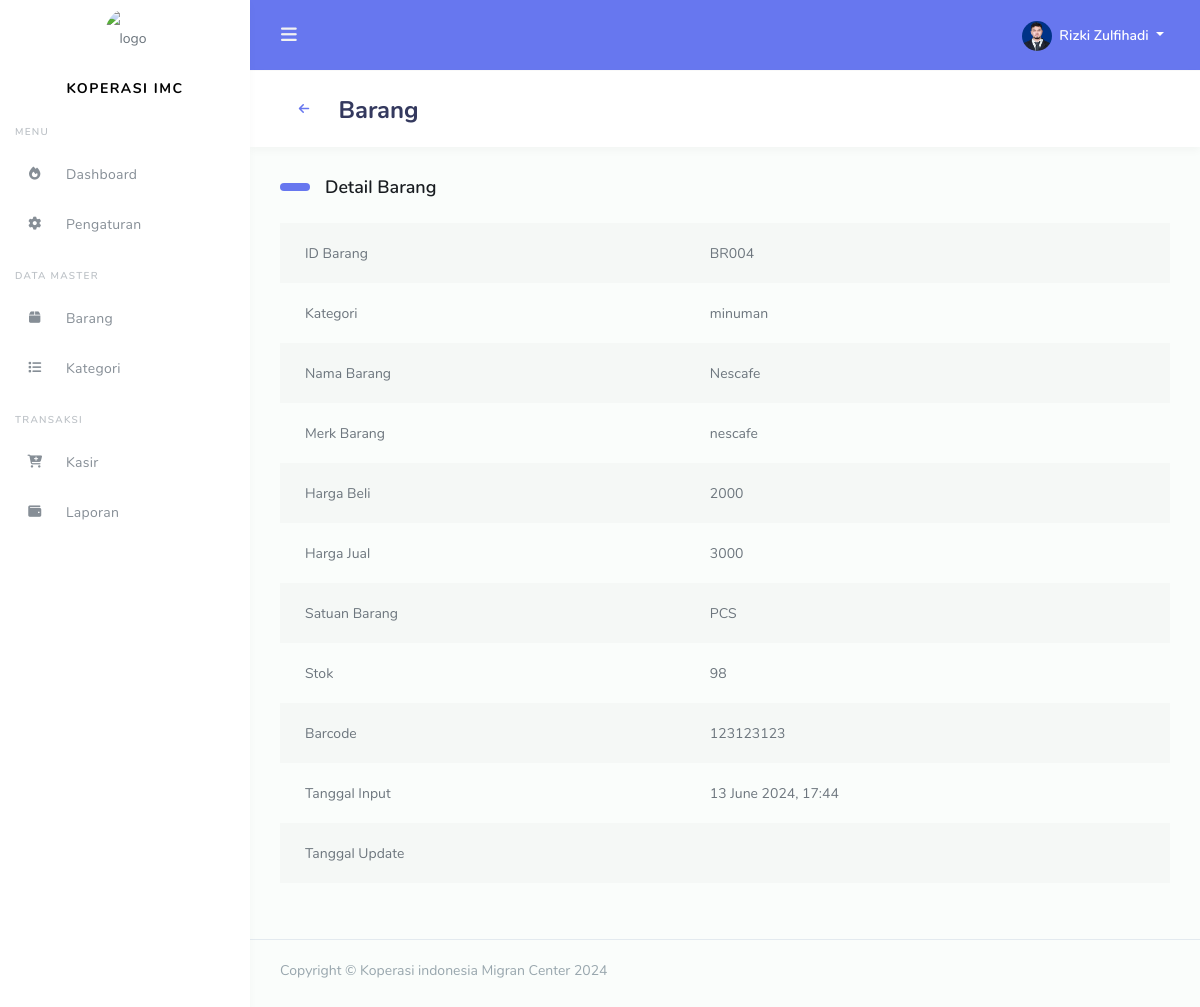
/index.php?page=barang/details&barang=BR004 (signed in), run on the app's committed database.
### tables this page shows
CREATE TABLE `member` (
  `id_member` int(11) NOT NULL,
  `nm_member` varchar(255) NOT NULL,
  `alamat_member` text NOT NULL,
  `telepon` varchar(255) NOT NULL,
  `email` varchar(255) NOT NULL,
  `gambar` text NOT NULL,
  `NIK` text NOT NULL
);

CREATE TABLE `barang` (
  `id` int(11) NOT NULL,
  `id_barang` varchar(255) NOT NULL,
  `id_kategori` int(11) NOT NULL,
  `nama_barang` text NOT NULL,
  `merk` varchar(255) NOT NULL,
  `harga_beli` varchar(255) NOT NULL,
  `harga_jual` varchar(255) NOT NULL,
  `satuan_barang` varchar(255) NOT NULL,
  `stok` text NOT NULL,
  `barcode` varchar(20) NOT NULL,
  `tgl_input` varchar(255) NOT NULL,
  `tgl_update` varchar(255) DEFAULT NULL
);

CREATE TABLE `kategori` (
  `id_kategori` int(11) NOT NULL,
  `nama_kategori` varchar(255) NOT NULL,
  `tgl_input` varchar(255) NOT NULL
);

### admin/module/barang/details/index.php (the view, shortened to what this page needs)
<?php
$id = $_GET['barang'];
$hasil = $lihat->barang_edit($id);
?>
<div class="main-content">
  <section class="section" id="hasil-pencarian">
    <div class="section-header">
      <div class="section-header-back">
        <a href="index.php?page=barang" class="btn btn-icon"><i class="fas fa-arrow-left"></i></a>
      </div>
      <h1>Barang</h1>
    </div>
    <div class="section-body">
      <h2 class="section-title">Detail Barang</h2>
      <div class="table-responsive">
        <table class="table table-striped">
          <tr>
            <td>ID Barang</td>
            <td><?php echo $hasil['id_barang']; ?></td>
          </tr>
          <tr>
            <td>Kategori</td>
            <td><?php echo $hasil['nama_kategori']; ?></td>
          </tr>
          <tr>
            <td>Nama Barang</td>
            <td><?php echo $hasil['nama_barang']; ?></td>
          </tr>
          <tr>
            <td>Merk Barang</td>
            <td><?php echo $hasil['merk']; ?></td>
          </tr>
          <tr>
            <td>Harga Beli</td>
            <td><?php echo $hasil['harga_beli']; ?></td>
          </tr>
          <tr>
            <td>Harga Jual</td>
            <td><?php echo $hasil['harga_jual']; ?></td>
          </tr>
          <tr>
            <td>Satuan Barang</td>
            <td><?php echo $hasil['satuan_barang']; ?></td>
          </tr>
          <tr>
            <td>Stok</td>
            <td><?php echo $hasil['stok']; ?></td>
          </tr>
          <tr>
            <td>Barcode</td>
            <td><?php echo $hasil['barcode']; ?></td>
          </tr>
          <tr>
            <td>Tanggal Input</td>
            <td><?php echo $hasil['tgl_input']; ?></td>
          </tr>
          <tr>
            <td>Tanggal Update</td>
            <td><?php echo $hasil['tgl_update']; ?></td>
          </tr>
        </table>
      </div>
    </div>
  </section>
</div>
<footer class="main-footer">
  <div class="footer-left">
    Copyright &copy; Koperasi indonesia Migran Center 2024
  </div>
</footer>

### admin/template/sidebar.php (shortened to what this page needs)
<?php
$id = $_SESSION['admin']['id_member'];
$hasil_profil = $lihat->member_edit($id);
?>
<div id="app">
    <div class="main-wrapper main-wrapper-1">
        <div class="navbar-bg"></div>
        <nav class="navbar navbar-expand-lg main-navbar">
            <form class="form-inline mr-auto">
                <ul class="navbar-nav mr-3">
                    <li><a href="#" data-toggle="sidebar" class="nav-link nav-link-lg"><i class="fas fa-bars"></i></a></li>
                </ul>
            </form>
            <ul class="navbar-nav navbar-right">
                <li class="dropdown"><a href="#" data-toggle="dropdown" class="nav-link dropdown-toggle nav-link-lg nav-link-user">
                        <img alt="image" src="assets/img/user/<?php echo $hasil_profil['gambar']; ?>" class="rounded-circle mr-1">
                        <div class="d-sm-none d-lg-inline-block"><?php echo $hasil_profil['nm_member']; ?></div>
                    </a>
                </li>
            </ul>
        </nav>
        <div class="main-sidebar sidebar-style-2">
            <aside id="sidebar-wrapper">
                <div class="sidebar-brand">
                <div class="mt-2">
					<img src="assets/img/logo-koperasi.png" alt="logo" width="80" class=" rounded-circle">
                    <a href="index.php" class="d-block" style="line-height: 40px;"> Koperasi IMC</a>
				</div>
                </div>
                <ul class="sidebar-menu mt-3">
                    <li class="menu-header">Menu</li>
                    <li class="<?php echo ($_GET['page'] == '') ? 'active' : ''; ?>"><a class="nav-link" href="index.php"><i class="fas fa-fire"></i> <span>Dashboard</span></a></li>
                    <li class="<?php echo ($_GET['page'] == 'pengaturan') ? 'active' : ''; ?>"><a class="nav-link" href="index.php?page=pengaturan"><i class="fas fa-solid fa-gear"></i></i> <span>Pengaturan</span></a></li>
                    <li class="menu-header">Data Master</li>
                    <li class="<?php echo ($_GET['page'] == 'barang') ? 'active' : ''; ?>"><a class="nav-link" href="index.php?page=barang"><i class="fas fa-solid fa-box"></i> <span>Barang</span></a></li>
                    <li class="<?php echo ($_GET['page'] == 'kategori') ? 'active' : ''; ?>"><a class="nav-link" href="index.php?page=kategori"><i class="fas fa-solid fa-list"></i> <span>Kategori</span></a></li>
                    <li class="menu-header">Transaksi</li>
                    <li class="<?php echo ($_GET['page'] == 'kasir') ? 'active' : ''; ?>"><a class="nav-link" href="index.php?page=kasir"><i class="fas fa-solid fa-cart-plus"></i> <span>Kasir</span></a></li>
                    <li class="<?php echo ($_GET['page'] == 'laporan') ? 'active' : ''; ?>"><a class="nav-link" href="index.php?page=laporan"><i class="fas fa-solid fa-wallet"></i> <span>Laporan</span></a></li>
                </ul>
            </aside>
        </div>

### data on the page
barang: id_barang "BR004", id_kategori.nama_kategori "minuman", nama_barang "Nescafe", merk "nescafe", harga_beli "2000", harga_jual "3000", satuan_barang "PCS", stok "98", barcode "123123123", tgl_input "13 June 2024, 17:44"

### other printed values
$hasil_profil['nm_member'] "Rizki Zulfihadi"
